Frame 1 (no input): blank canvas, image omitted
Frame 60 (the mouse pressed at the canvas centre just before this capture): blank canvas, image omitted
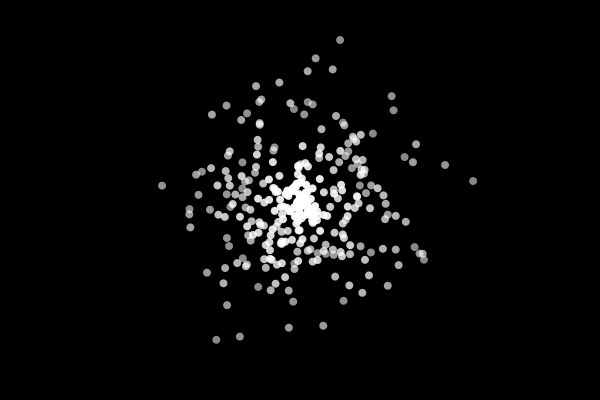
Frame 120 (the mouse held since frame 60 and released just before this capture)

The Processing sketch whose frames 1 and 60 were blank and that drew this single picture after the mouse press (run headless with seeded random() and noise(); from frame 60 on, the mouse is pressed at the canvas centre):

// Processing sketch: exampleparticle1
// ── exampleparticle1.pde
ArrayList<Particle> particles;

void setup() {
  size(600, 400);
  particles = new ArrayList<Particle>();
}

void draw() {
  background(0);
  
  // Create new particles at the mouse position when the mouse is pressed
  if (mousePressed) {
    for (int i = 0; i < 5; i++) {
      particles.add(new Particle(mouseX, mouseY));
    }
  }
  
  // Update and display particles
  for (int i = particles.size()-1; i >= 0; i--) {
    Particle p = particles.get(i);
    p.update();
    p.display();
    
    // Remove particle if its lifespan is over
    if (p.isDead()) {
      particles.remove(i);
    }
  }
}

class Particle {
  PVector pos;
  PVector vel;
  float lifespan;
  
  Particle(float x, float y) {
    pos = new PVector(x, y);
    // Give a random velocity to create spread
    vel = PVector.random2D();
    vel.mult(random(1, 3));
    lifespan = 255;  // Start with a full brightness lifespan
  }
  
  // Update the particle's position and reduce its lifespan
  void update() {
    pos.add(vel);
    lifespan -= 2;
  }
  
  // Draw the particle with transparency based on its lifespan
  void display() {
    noStroke();
    fill(255, lifespan);
    ellipse(pos.x, pos.y, 8, 8);
  }
  
  // Check if the particle is "dead"
  boolean isDead() {
    return lifespan < 0;
  }
}
